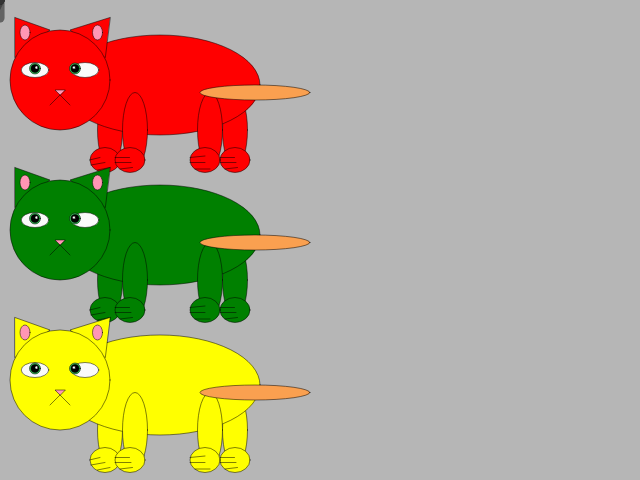
Frame 1 (no input)
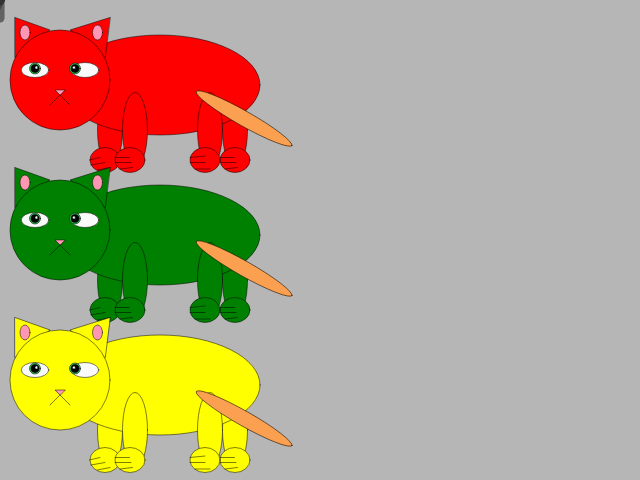
Frame 60 (no input)
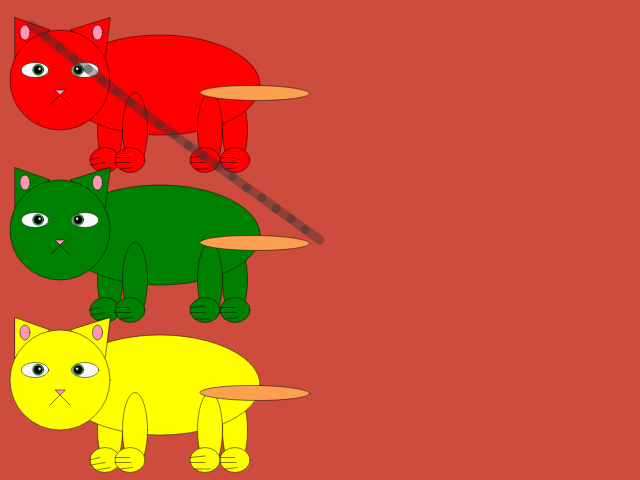
Frame 120 (the mouse pressed at the canvas centre since frame 60)

The p5.js sketch that drew these frames (run headless with seeded random() and noise() and a simulated clock; from frame 60 on, the mouse is pressed at the canvas centre):

// p5.js sketch
// ── sketch.js
let bgColor = 0;
let eyeColorR = 0;
let eyeColorG = 0;
let eyeColorB = 0;

let x = [],
  y = [],
  segNum = 20,
  segLength = 18;

for (let i = 0; i < segNum; i++) {
  x[i] = 0;
  y[i] = 0;
}

function setup() {
  createCanvas(640, 480);
  // createCanvas(400,200);
  bgColor = random(255);
  eyeColorR = random(255);
  eyeColorG = random(255);
  eyeColorB = random(255);
  angle = 0;
  change = 0.5;
}

function draw() {
  background(bgColor);
  if (frameCount % 60 == 0) {
    bgColor = color(random(255), random(255), random(255));
  }
  // fill(250, 160, 80);
  draw_cat(-80, -40, 0.5, 'red');
  // fill('red');
  draw_cat(-80, -40+300, 0.5, 'green');
  // fill('green');
  draw_cat(-80, -40+600, 0.5, 'yellow');
  draw_toy();
}

function draw_cat(x, y, s, c) {
  push();
  scale(s);
  translate(x,y);
  strokeWeight(1);
  stroke(0);
  //body
  // fill(250, 160, 80);
  fill(c);
  //back back leg
  ellipse(550, 300, 50, 150);
  ellipse(550, 360, 60, 50);
  line(555, 375, 530, 378);
  line(552, 365, 520, 365);
  line(549, 355, 520, 355);
  //front back leg
  ellipse(300, 300, 50, 150);
  ellipse(290, 360, 60, 50);
  line(275, 380, 300, 375);
  line(262, 370, 290, 365);
  line(259, 360, 280, 355);
  //body
  ellipse(400, 210, 400, 200);
  //front front leg
  ellipse(350, 300, 50, 150);
  ellipse(340, 360, 60, 50);
  line(345, 375, 320, 378);
  line(342, 365, 310, 365);
  line(339, 355, 310, 355);
  //back front leg
  ellipse(500, 300, 50, 150);
  ellipse(490, 360, 60, 50);
  line(500, 378, 470, 378);
  line(490, 365, 460, 365);
  line(490, 352, 460, 355);

  //head&ears
  // fill(250, 160, 80);
  triangle(110, 155, 180, 100, 110, 75);
  triangle(290, 155, 220, 100, 300, 75);
  circle(200, 200, 200);
  fill(255, 150, 180);
  ellipse(130, 105, 20, 30);
  fill(255, 150, 180);
  ellipse(275, 105, 20, 30);

  //nose&mouth
  fill(255, 150, 180);
  triangle(200, 230, 190, 220, 210, 220);
  line(220, 250, 200, 230);
  line(180, 250, 200, 230);

  //eyes
  fill(250, 250, 250);
  ellipse(150, 180, 55, 30);
  ellipse(250, 180, 55, 30);
  fill(eyeColorR, eyeColorG, eyeColorB);
  circle(150 + winMouseX / 50, 177 + winMouseY / 100, 22);
  circle(230 + winMouseX / 50, 177 + winMouseY / 100, 22);
  fill(0, 0, 0);
  circle(150 + winMouseX / 50, 177 + winMouseY / 100, 16);
  circle(230 + winMouseX / 50, 177 + winMouseY / 100, 16);
  fill(260, 260, 260);
  circle(153 + winMouseX / 50, 175 + winMouseY / 100, 6);
  circle(228 + winMouseX / 50, 175 + winMouseY / 100, 6);

  // strokeWeight(1);
  // stroke(0);

  // push();
  //tail
  fill(250, 160, 80);
  translate(width / 2 + 160, height / 2 - 30);
  angleMode(DEGREES);
  rotate(angle);
  ellipseMode(CORNER);
  ellipse(0, 0, 220, 30);
  ellipseMode(CENTER);
  translate(-width / 2 - 160, -height / 2 + 30);
  pop();
}

function draw_toy() {
  //line
  strokeWeight(9);
  stroke(51, 100);
  dragSegment(0, mouseX, mouseY);
  for (let i = 0; i < x.length - 1; i++) {
    dragSegment(i + 1, x[i], y[i]);
  }
  angle += change;
  if (angle <= -30 || angle >= 30) {
    change *= -1;
  }
}

function dragSegment(i, xin, yin) {
  const dx = xin - x[i];
  const dy = yin - y[i];
  const angle = atan2(dy, dx);
  x[i] = xin - cos(angle) * segLength;
  y[i] = yin - sin(angle) * segLength;
  segment(x[i], y[i], angle);
}

function segment(x, y, a) {
  push();
  translate(x, y);
  rotate(a);
  line(0, 0, segLength, 0);
  pop();
}

// https://editor.p5js.org/jht1493/sketches/8FUO0en9R
// Week #2 Creative Exercise La-Kay -remix

// https://editor.p5js.org/lh1966/sketches/IJJRKaXmC
// Week #2 Creative Exercise La'Kay

//https://p5js.org/examples/interaction-follow-3.html
//https://editor.p5js.org/allison.parrish/sketches/H1__vQxiW
